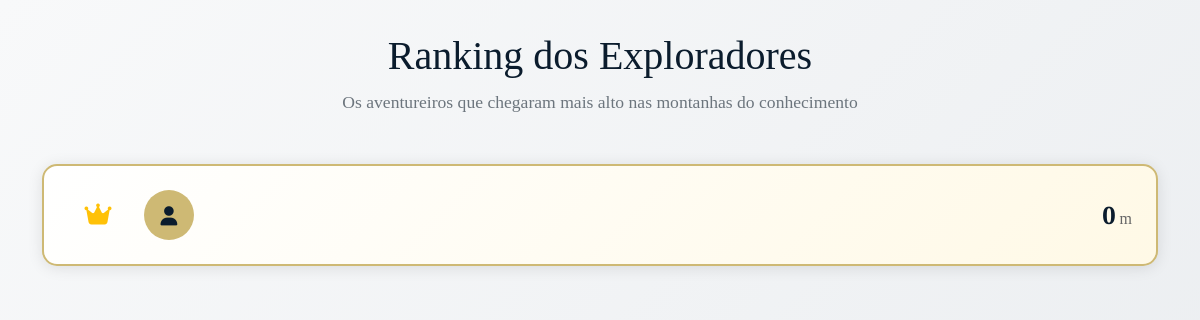
/ranking/, run on an earlier commit of the app's database.
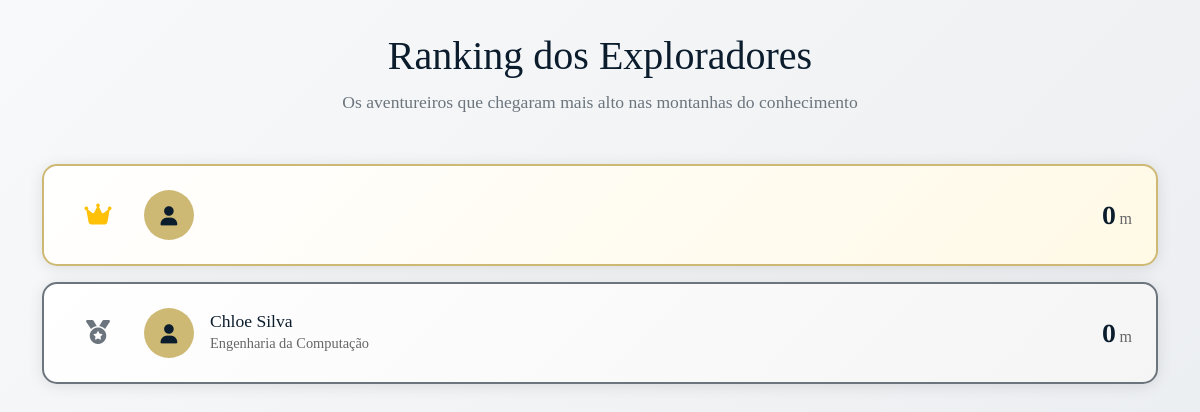
And on a later commit of the database.
### materials/models.py (models this page shows, shortened)
class UserProfile(models.Model):
    user = models.OneToOneField(User, on_delete=models.CASCADE, related_name='profile')
    curso = models.CharField(max_length=100, verbose_name="Curso")
    altitude_total = models.IntegerField(default=0, verbose_name="Altitude Total")
    montanha_atual = models.ForeignKey(
        MountainLevel,
        on_delete=models.SET_NULL,
        null=True,
        blank=True,
        verbose_name="Montanha Atual"
    )
    montanhas_conquistadas = models.ManyToManyField(
        MountainLevel,
        through='MountainAchievement',
        related_name='conquistadores',
        verbose_name="Montanhas Conquistadas"
    )
    created_at = models.DateTimeField(auto_now_add=True)
    updated_at = models.DateTimeField(auto_now=True)
    class Meta:
        verbose_name = "Perfil do Usuário"
        verbose_name_plural = "Perfis dos Usuários"

### materials/views.py (the view)
# urls.py: path('ranking/', views.ranking_usuarios, name='ranking_usuarios'),
def ranking_usuarios(request):
    usuarios = UserProfile.objects.select_related('user', 'montanha_atual').order_by('-altitude_total')[:20]
    context = {
        'usuarios': usuarios,
    }
    return render(request, 'materials/ranking.html', context)

### templates/materials/ranking.html (shortened to what this page needs)
{% extends 'base.html' %}
{% load static %}
{% block body_class %}ranking-body{% endblock %}
{% block content %}
<div class="ranking-container">
    <div class="container">
        <div class="ranking-header text-center mb-5">
            <h1 class="ranking-title">Ranking dos Exploradores</h1>
            <p class="ranking-subtitle">Os aventureiros que chegaram mais alto nas montanhas do conhecimento</p>
        </div>
        <div class="ranking-list">
            {% for profile in usuarios %}
                <div class="ranking-item {% if forloop.counter <= 3 %}podium-{{ forloop.counter }}{% endif %}">
                    <div class="position">
                        {% if forloop.counter == 1 %}
                            <i class="fas fa-crown text-warning"></i>
                        {% elif forloop.counter == 2 %}
                            <i class="fas fa-medal text-secondary"></i>
                        {% elif forloop.counter == 3 %}
                            <i class="fas fa-award text-warning"></i>
                        {% else %}
                            <span class="position-number">{{ forloop.counter }}</span>
                        {% endif %}
                    </div>
                    <div class="user-info">
                        <div class="user-avatar">
                            <i class="fas fa-user"></i>
                        </div>
                        <div class="user-details">
                            <h5 class="user-name">{{ profile.user.get_full_name }}</h5>
                            <p class="user-course">{{ profile.curso }}</p>
                        </div>
                    </div>
                    <div class="altitude-display">
                        <span class="altitude-number">{{ profile.altitude_total }}</span>
                        <span class="altitude-unit">m</span>
                    </div>
                </div>
            {% endfor %}
        </div>
    </div>
</div>
{% endblock %}

What changed in the data, as far as the page shows it:
added UserProfile: user.get_full_name "Chloe Silva", curso "Engenharia da Computação", altitude_total "0"
